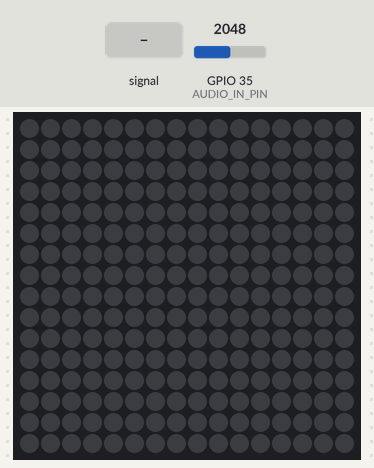
The sketch below on a simulated ESP32. On the bench: 16×16 RGB LED matrix (first LED top left, wired row by row). Inputs (shaded band) come from the test bench; at power-on: GPIO 35 (AUDIO_IN_PIN) = 2048. Dim RGB values are drawn brighter than linear.

Above: at 1.2 s.
1.3 s: GPIO 35 (AUDIO_IN_PIN) fed a 200 Hz sine of ±327 counts around its level
At 1.59 s:
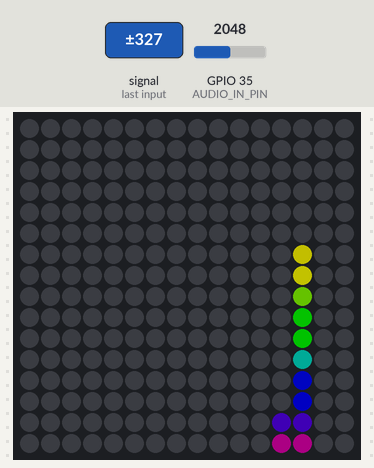
At 2.8 s:
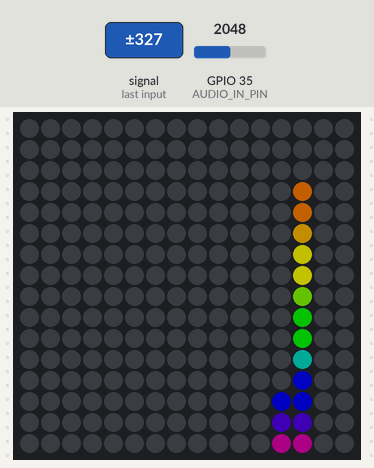
3.3 s: GPIO 35 (AUDIO_IN_PIN) fed a 1000 Hz sine of ±1023 counts around its level
At 4.4 s:
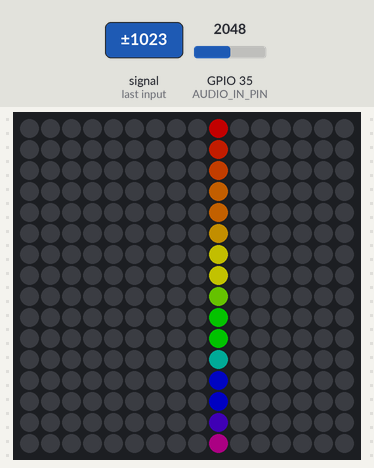
Timing chart, 0 to 6.3 s (numbered marks = the images above; inputs shaded):
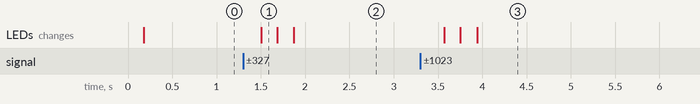

The sketch:

W2_detectNote.ino
```cpp
  /* C.R. new code for this:
  The frequency of each bin will have width SAMPLING_FREQ/Samples:
  SAMPLING_FREQ   5000 // max detectable freq = 2500Hz
  SAMPLES         2048 // gives us bin width 5000/2048 = 2.4
  Guitar vs piano, most notes we were picking up were frequencies below 2000 Hz. So we can increase samples, but also lower sampling freq.
  If you lower sampling freq too much, this will probably cause some aliasing issues. But since this analysis looks at the peak fundamental frequency
  Then we can probably get away with lower! Have them change the sampling frequency to 15000 and the samples to 4096 (not enough memory for 8192).
  This gives us a bin width of ~3.6 (or 1.8), which gives us enough to fit to at octave 2 which starts at 65 Hz.
  */

#include <FastLED_NeoMatrix.h>
#include <arduinoFFT.h>
#include <math.h>

// User Configuration zone! //
#define NOISE_PEAK      100           // Used as a crude noise filter, values below this are ignored was 15000 for MAX4466

// End User Configuration zone //

#define LED_PIN         5             // LED strip data
const uint16_t  SAMPLES = 1024; // arduinoFFT 2.0.3 - must be a power of 2. As of this version 2048 and 4096 do NOT work.
const float SAMPLING_FREQ = 8192; // Hz, must be 40000 or less due to ADC conversion time. Determines maximum frequency that can be analysed by the FFT Fmax=sampleF/2.
#define AUDIO_IN_PIN    35            // Signal in on this pin
#define COLOR_ORDER     GRB           // If colours look wrong, play with this
#define CHIPSET         WS2812B       // LED strip type
#define MAX_MILLIAMPS   2000          // Careful with the amount of power here if running off USB port
const int BRIGHTNESS_SETTINGS =150;  // Configureable brightness. If power draw is an issue, lower value
#define LED_VOLTS       5             // Usually 5 or 12
#define NUM_BANDS       12            // To change this, you will need to change the bunch of if statements describing the mapping from bins to bands
const uint8_t kMatrixWidth = 16;                          // Matrix width
const uint8_t kMatrixHeight = 16;                         // Matrix height
#define NUM_LEDS       (kMatrixWidth * kMatrixHeight)     // Total number of LEDs
#define BAR_WIDTH      1                                  // If width >= 8 light 1 LED width per bar, >= 16 light 2 LEDs width bar etc
#define TOP            (kMatrixHeight - 0)                // Don't allow the bars to go offscreen
#define SERPENTINE     true                               // Set to false if you're LEDS are connected end to end, true if serpentine

// Sampling and FFT stuff
unsigned int sampling_period_us;
int oldBarHeights[] = {0,0,0,0,0,0,0,0,0,0,0,0,0,0,0,0};
int bar2Height = 0;                                       // store height of secondary note - account for intermediate notes
int bar1Height = 0;                                       // store height of first note
byte bar1Loc = 0;                                         // bin location of primary note
byte bar2Loc = 0;                                         // bin location of secondary note
unsigned long newTime;

float vReal[SAMPLES]; // arduinoFFT 2.0.2
float vImag[SAMPLES]; // arduinoFFT 2.0.2
float peakF = 0.0;   // FFT peak frequency.
float peakM = 0.0;  // FFT peak magnitude

ArduinoFFT<float> FFT = ArduinoFFT<float>(vReal, vImag, SAMPLES, SAMPLING_FREQ);  // arduinoFFT 2.0.2 https://github.com/kosme/arduinoFFT/wiki WIP! Doesnt work currently

int centerShift = 2;  // Number of columns to shift bars over

// FastLED stuff
CRGB leds[NUM_LEDS];

// ***************************************************
// Define different colors, pick one! Comment out the others
// takes 4 values: index, then RGB

// // Purple-blue
// DEFINE_GRADIENT_PALETTE( colour_gp ) {
//   0,   0,  0, 255,   //blue
// 255, 179,   0, 255 }; //purple

// // Sunset
// DEFINE_GRADIENT_PALETTE( colour_gp ) {
//   0, 141,   0, 180,   //purple
// 127, 255, 192,   0,   //yellow
// 255,   0,   5, 255 };  //blue

// Rainbow
DEFINE_GRADIENT_PALETTE( colour_gp ) {
  0,   255, 0,  0,   //red
 50,   255, 128, 0,   //orange
100,   255,   255, 0,   //yellow
150,   0, 255, 0,   //green
200,   0, 0, 255,   //blue
255,   141,   0, 100 }; //purple

// Fire
// DEFINE_GRADIENT_PALETTE( colour_gp ) {
// 0,   200, 200,  200,   //white
// 70,   255, 218,    0,   //yellow
// 175,   255,   0,    0,  //red
// 255,   150,   0,    0 };  //red

// ***************************************************
CRGBPalette16 colourPal = colour_gp;


// FastLED_NeoMaxtrix - see https://github.com/marcmerlin/FastLED_NeoMatrix for Tiled Matrixes, Zig-Zag and so forth
FastLED_NeoMatrix *matrix = new FastLED_NeoMatrix(leds, kMatrixWidth, kMatrixHeight,
  NEO_MATRIX_TOP        + NEO_MATRIX_LEFT +
  NEO_MATRIX_ROWS       + NEO_MATRIX_ZIGZAG +
  NEO_TILE_TOP + NEO_TILE_LEFT + NEO_TILE_ROWS);

void setup() {
  Serial.begin(115200);
  FastLED.addLeds<CHIPSET, LED_PIN, COLOR_ORDER>(leds, NUM_LEDS).setCorrection(TypicalSMD5050);
  FastLED.setMaxPowerInVoltsAndMilliamps(LED_VOLTS, MAX_MILLIAMPS);
  FastLED.setBrightness(BRIGHTNESS_SETTINGS);
  FastLED.clear();
  sampling_period_us = round(1000000 * (1.0 / SAMPLING_FREQ));
}


void loop() {

  FastLED.clear();

  // Sample the audio pin
  for (int i = 0; i < SAMPLES; i++) {
    newTime = micros();
    vReal[i] = analogRead(AUDIO_IN_PIN); // A conversion takes about 9.7uS on an ESP32
    vImag[i] = 0;
    while ((micros() - newTime) < sampling_period_us) { /* chill */ }
  }

  // Compute FFT - arduinofft 2.0.3
  FFT.dcRemoval(); // Remove DC offset
  FFT.windowing(FFT_WIN_TYP_HAMMING, FFT_FORWARD); // Window to remove truncation effects in FFT
  FFT.compute(FFT_FORWARD);
  FFT.complexToMagnitude();

  // C.R. we can extract the major peak using a built in function:
  FFT.majorPeak( &peakF, &peakM); // arduinoFFT 2.0.2
  // Serial.print(peakF, 2); // Frequency of Peak -> 2 is for 2 decimal points.
  // Serial.print(", ");
  // Serial.println(peakM, 2); // Magnitude of Peak

  // Only light up bars if peakF is greater than NOISE_PEAK

  if (peakM > NOISE_PEAK ) {

    FastLED.clear(); // Fresh canvas

    // Peak freq, and solve for number of steps (55.0040869Hz is A note Octave 1)
    // take log2 using log math rule-> log2(x) = log10(X)/log10(2); [since log2 isnt a function]
    double noteSteps = log10( peakF/55.0040869)/log10(2)  *12;

    // Take the remainder after division with 12 to remove octave scaling
    noteSteps = fmod(noteSteps,  12); // % takes remainder following division, result is from 0 to 11

    // Now we know we need to divide it up into 2 for 16 bar split
    bar2Height = round( fmod(noteSteps, 1) * kMatrixHeight)-1; // % takes remainder following division. might need to cast.
    bar1Height = kMatrixHeight - bar2Height;

    // deal with wrap around for A and G#
    bar1Loc = byte( floor(noteSteps));  // floor should come with math.h

    if (bar1Loc == 11) {
        bar2Loc = 0;
    } else {
        bar2Loc = bar1Loc+1;
    }


    // Set Bar1
    // Small amount of averaging between frames
    float t1 = float(oldBarHeights[bar1Loc]);
    float t2 = float(bar1Height);
    float roundBar = round( ( t1*1.0 + 3.0*t2 ) / 4.0);

    int barHeight = int(roundBar); // Push back to integer
    if (barHeight > TOP) barHeight = TOP;

    // Draw bars
    colourBars(bar1Loc, barHeight);

    // Save oldBarHeights for averaging later
    oldBarHeights[bar1Loc] = barHeight;

    // Set Bar2
    t1 = float(oldBarHeights[bar2Loc]);
    t2 = float(bar2Height);
    roundBar = round( ( t1*1.0 + 3.0*t2 ) / 4.0);

    barHeight = int(roundBar); // Push back to integer
    if (barHeight > TOP) barHeight = TOP;

    // Draw bars
    colourBars(bar2Loc, barHeight);

    // Save oldBarHeights for averaging later
    oldBarHeights[bar2Loc] = barHeight;

  } else {
    // If just background noise, display blank
    FastLED.clear();
  }

  FastLED.show();
}

// PATTERNS BELOW //
void colourBars(int band, int barHeight) {
  int xStart = NUM_BANDS - BAR_WIDTH * band+ centerShift-1; // Move from left to right
  for (int x = xStart; x < xStart + BAR_WIDTH; x++) {
    for (int y = TOP; y >= TOP - barHeight; y--) {
      matrix->drawPixel(x, y, ColorFromPalette( colourPal, y* 255/TOP , BRIGHTNESS_SETTINGS, LINEARBLEND)); // Same Colour across
      // matrix->drawPixel(x, y, ColorFromPalette( colourPal, y * (255 / (barHeight + 1)), BRIGHTNESS_SETTINGS)); // or slide colour bar up
    }
  }
}
```

Measured:
- after the input at 1.3 s, the LEDs: change after 0.20 s (image 1)
- after the input at 3.3 s, the LEDs: first change after 0.27 s (image 3 shows a later state)
